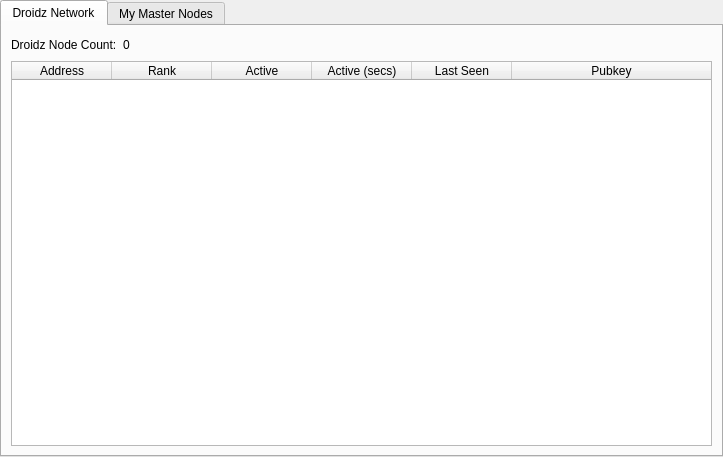
<?xml version="1.0" encoding="UTF-8"?>
<ui version="4.0">
 <class>MasternodeManager</class>
 <widget class="QWidget" name="MasternodeManager">
  <property name="geometry">
   <rect>
    <x>0</x>
    <y>0</y>
    <width>723</width>
    <height>457</height>
   </rect>
  </property>
  <property name="windowTitle">
   <string>Form</string>
  </property>
  <layout class="QVBoxLayout" name="topLayout">
   <property name="leftMargin">
    <number>0</number>
   </property>
   <property name="topMargin">
    <number>0</number>
   </property>
   <property name="rightMargin">
    <number>0</number>
   </property>
   <property name="bottomMargin">
    <number>0</number>
   </property>
   <item>
    <layout class="QVBoxLayout" name="verticalLayout">
     <property name="bottomMargin">
      <number>0</number>
     </property>
     <item>
      <widget class="QTabWidget" name="tabWidget">
       <property name="currentIndex">
        <number>0</number>
       </property>
       <widget class="QWidget" name="tab">
        <attribute name="title">
         <string>Droidz Network</string>
        </attribute>
        <layout class="QGridLayout" name="gridLayout">
         <item row="1" column="0">
          <widget class="QTableWidget" name="tableWidget">
           <property name="editTriggers">
            <set>QAbstractItemView::NoEditTriggers</set>
           </property>
           <property name="alternatingRowColors">
            <bool>true</bool>
           </property>
           <property name="selectionBehavior">
            <enum>QAbstractItemView::SelectRows</enum>
           </property>
           <attribute name="horizontalHeaderStretchLastSection">
            <bool>true</bool>
           </attribute>
           <column>
            <property name="text">
             <string>Address</string>
            </property>
           </column>
           <column>
            <property name="text">
             <string>Rank</string>
            </property>
           </column>
           <column>
            <property name="text">
             <string>Active</string>
            </property>
           </column>
           <column>
            <property name="text">
             <string>Active (secs)</string>
            </property>
           </column>
           <column>
            <property name="text">
             <string>Last Seen</string>
            </property>
           </column>
           <column>
            <property name="text">
             <string>Pubkey</string>
            </property>
           </column>
          </widget>
         </item>
         <item row="0" column="0">
          <layout class="QHBoxLayout" name="horizontalLayout_3">
           <property name="bottomMargin">
            <number>0</number>
           </property>
           <item>
            <widget class="QLabel" name="label_2">
             <property name="text">
              <string>Droidz Node Count:</string>
             </property>
            </widget>
           </item>
           <item>
            <widget class="QLabel" name="countLabel">
             <property name="text">
              <string>0</string>
             </property>
            </widget>
           </item>
           <item>
            <spacer name="horizontalSpacer_3">
             <property name="orientation">
              <enum>Qt::Horizontal</enum>
             </property>
             <property name="sizeHint" stdset="0">
              <size>
               <width>40</width>
               <height>20</height>
              </size>
             </property>
            </spacer>
           </item>
          </layout>
         </item>
        </layout>
       </widget>
       <widget class="QWidget" name="tab_2">
        <attribute name="title">
         <string>My Master Nodes</string>
        </attribute>
        <layout class="QGridLayout" name="gridLayout_2">
         <item row="0" column="0">
          <layout class="QVBoxLayout" name="verticalLayout_2">
           <property name="bottomMargin">
            <number>0</number>
           </property>
           <item>
            <layout class="QHBoxLayout" name="horizontalLayout">
             <item>
              <widget class="QPushButton" name="createButton">
               <property name="text">
                <string>&amp;Create...</string>
               </property>
              </widget>
             </item>
             <item>
              <widget class="QPushButton" name="copyAddressButton">
               <property name="text">
                <string>Copy &amp;Address</string>
               </property>
              </widget>
             </item>
             <item>
              <spacer name="horizontalSpacer">
               <property name="orientation">
                <enum>Qt::Horizontal</enum>
               </property>
               <property name="sizeHint" stdset="0">
                <size>
                 <width>40</width>
                 <height>20</height>
                </size>
               </property>
              </spacer>
             </item>
            </layout>
           </item>
           <item>
            <widget class="QTableWidget" name="tableWidget_2">
             <property name="editTriggers">
              <set>QAbstractItemView::NoEditTriggers</set>
             </property>
             <property name="alternatingRowColors">
              <bool>true</bool>
             </property>
             <property name="selectionMode">
              <enum>QAbstractItemView::SingleSelection</enum>
             </property>
             <property name="selectionBehavior">
              <enum>QAbstractItemView::SelectRows</enum>
             </property>
             <attribute name="horizontalHeaderStretchLastSection">
              <bool>true</bool>
             </attribute>
             <column>
              <property name="text">
               <string>Alias</string>
              </property>
             </column>
             <column>
              <property name="text">
               <string>IP/Onion</string>
              </property>
             </column>
             <column>
              <property name="text">
               <string>Status</string>
              </property>
             </column>
             <column>
              <property name="text">
               <string>Collateral Address</string>
              </property>
             </column>
            </widget>
           </item>
           <item>
            <layout class="QHBoxLayout" name="horizontalLayout_2">
             <property name="bottomMargin">
              <number>0</number>
             </property>
             <item>
              <widget class="QPushButton" name="editButton">
               <property name="text">
                <string>&amp;Edit</string>
               </property>
              </widget>
             </item>
             <item>
              <widget class="QPushButton" name="getConfigButton">
               <property name="text">
                <string>&amp;Get Config</string>
               </property>
              </widget>
             </item>
             <item>
              <widget class="QPushButton" name="removeButton">
               <property name="text">
                <string>&amp;Remove</string>
               </property>
              </widget>
             </item>
             <item>
              <spacer name="horizontalSpacer_2">
               <property name="orientation">
                <enum>Qt::Horizontal</enum>
               </property>
               <property name="sizeHint" stdset="0">
                <size>
                 <width>40</width>
                 <height>20</height>
                </size>
               </property>
              </spacer>
             </item>
            </layout>
           </item>
           <item>
            <layout class="QHBoxLayout" name="horizontalLayout_4">
             <property name="bottomMargin">
              <number>0</number>
             </property>
             <item>
              <widget class="QPushButton" name="startButton">
               <property name="text">
                <string>&amp;Start</string>
               </property>
              </widget>
             </item>
             <item>
              <widget class="QPushButton" name="stopButton">
               <property name="text">
                <string>Sto&amp;p</string>
               </property>
              </widget>
             </item>
             <item>
              <spacer name="horizontalSpacer_4">
               <property name="orientation">
                <enum>Qt::Horizontal</enum>
               </property>
               <property name="sizeHint" stdset="0">
                <size>
                 <width>40</width>
                 <height>20</height>
                </size>
               </property>
              </spacer>
             </item>
            </layout>
           </item>
           <item>
            <layout class="QHBoxLayout" name="horizontalLayout_5">
             <property name="bottomMargin">
              <number>0</number>
             </property>
             <item>
              <widget class="QPushButton" name="startAllButton">
               <property name="text">
                <string>S&amp;tart All</string>
               </property>
              </widget>
             </item>
             <item>
              <widget class="QPushButton" name="stopAllButton">
               <property name="text">
                <string>St&amp;op All</string>
               </property>
              </widget>
             </item>
             <item>
              <spacer name="horizontalSpacer_5">
               <property name="orientation">
                <enum>Qt::Horizontal</enum>
               </property>
               <property name="sizeHint" stdset="0">
                <size>
                 <width>40</width>
                 <height>20</height>
                </size>
               </property>
              </spacer>
             </item>
            </layout>
           </item>
          </layout>
         </item>
        </layout>
       </widget>
      </widget>
     </item>
    </layout>
   </item>
  </layout>
 </widget>
 <resources/>
 <connections/>
</ui>
